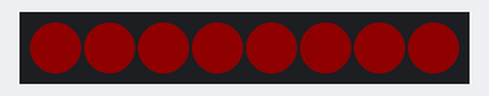
Bench run of a program on a simulated ESP32 board running MicroPython. On the bench: 8 RGB LEDs in strip order, left to right. Dim RGB values are drawn brighter than linear.

Above: at 0.4 s.
At 3.1 s:
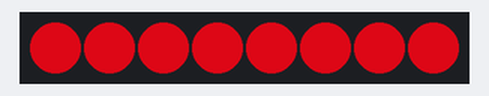
At 6.3 s:
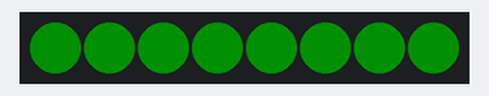
At 17.2 s:
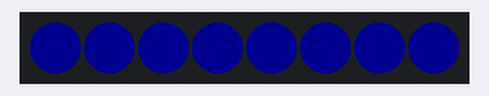
At 34.1 s:
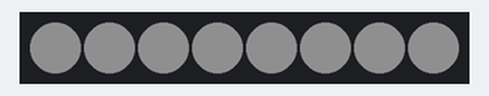
Timing chart, 0 to 40.0 s (numbered marks = the images above):
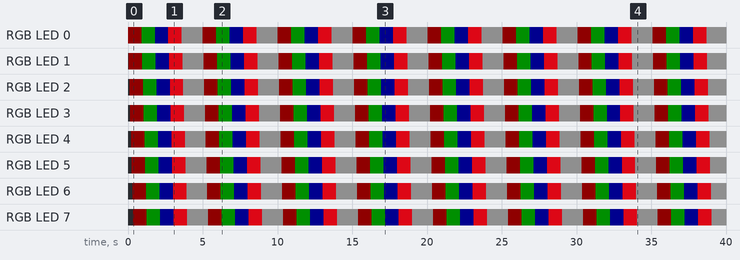

The program:

Neopixel_Explorations.py
```python
from machine import Pin
import neopixel
import time
pin = Pin(48, Pin.OUT)
np = neopixel.NeoPixel(pin, 8)

#brightness :0-255
brightness=15 #Not sure what happens if you go too bright
colors=[[brightness,0,0],                    #red
        [0,brightness,0],                    #green
        [0,0,brightness],                    #blue
        [150, 5, brightness],                #Run this and find out!
        [brightness,brightness,brightness],  #white
        [0,0,0]]                             #close

while True:
    for i in range(0,5):
        for j in range(0,8):
            np[j]=colors[i]
            np.write()
            time.sleep_ms(50)
        time.sleep_ms(500)
    time.sleep_ms(500)
```

Measured:
- by itself, RGB LED 0–7: repeats every 5.0 s: RGB(0, 15, 0) 0.90 s, RGB(0, 0, 15) 0.90 s, RGB(150, 5, 15) 0.90 s, RGB(15, 15, 15) 1.4 s, RGB(15, 0, 0) 0.90 s
- what the display in image 0 shows lasts 0.5 s, from 0.4 s to 0.9 s
